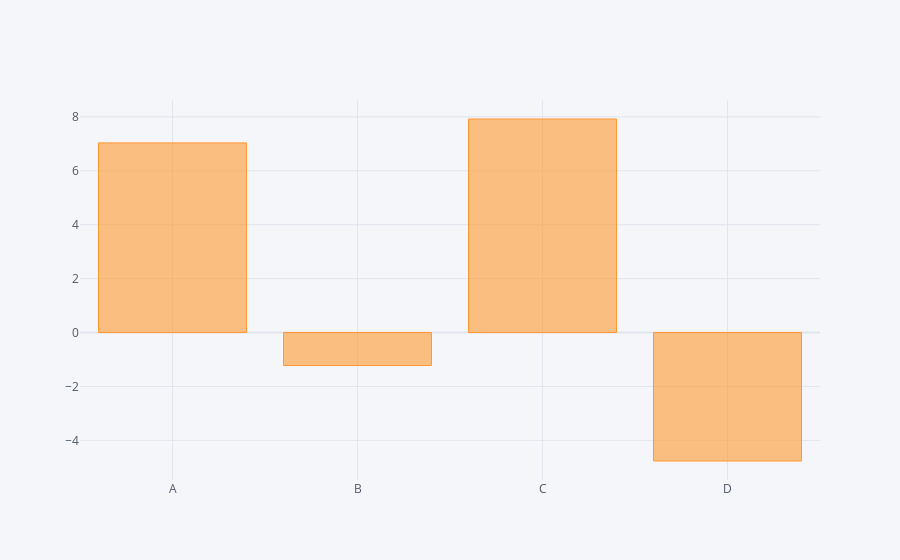

Notebook code for this chart:
### Code cell
df.sum().iplot(kind='bar')

### Figure 1 — Plotly figure (JSON) as saved in the notebook; plotly's stock layout.template omitted (floating-point values rounded to 4 significant figures)
{"data": [{"marker": {"color": "rgba(255, 153, 51, 0.6)", "line": {"color": "rgba(255, 153, 51, 1.0)", "width": 1}}, "name": "None", "orientation": "v", "text": "", "type": "bar", "x": ["A", "B", "C", "D"], "y": [7.036, -1.223, 7.922, -4.766]}], "layout": {"legend": {"bgcolor": "#F5F6F9", "font": {"color": "#4D5663"}}, "paper_bgcolor": "#F5F6F9", "plot_bgcolor": "#F5F6F9", "title": {"font": {"color": "#4D5663"}}, "xaxis": {"gridcolor": "#E1E5ED", "showgrid": true, "tickfont": {"color": "#4D5663"}, "title": {"font": {"color": "#4D5663"}, "text": ""}, "zerolinecolor": "#E1E5ED"}, "yaxis": {"gridcolor": "#E1E5ED", "showgrid": true, "tickfont": {"color": "#4D5663"}, "title": {"font": {"color": "#4D5663"}, "text": ""}, "zerolinecolor": "#E1E5ED"}}}
